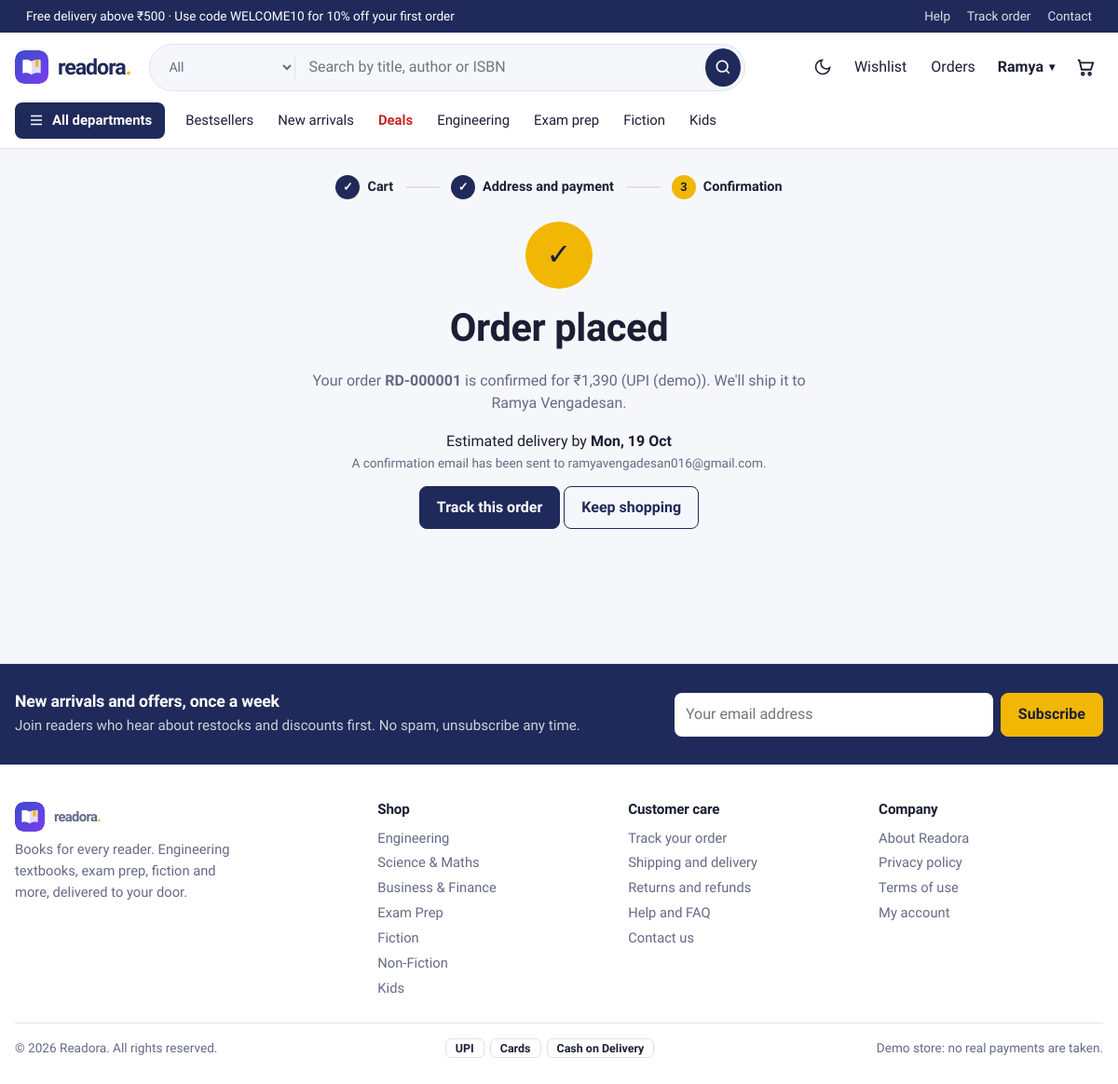
Page /orders/1/success (signed in) on the committed database.
### tables this page shows
CREATE TABLE users (
    id            INTEGER PRIMARY KEY AUTOINCREMENT,
    fullname      TEXT NOT NULL,
    username      TEXT NOT NULL UNIQUE COLLATE NOCASE,
    email         TEXT NOT NULL UNIQUE COLLATE NOCASE,
    password      TEXT NOT NULL,
    phone         TEXT,
    is_admin      INTEGER NOT NULL DEFAULT 0,
    created_at    TEXT NOT NULL DEFAULT CURRENT_TIMESTAMP
);

CREATE TABLE orders (
    id              INTEGER PRIMARY KEY AUTOINCREMENT,
    user_id         INTEGER NOT NULL REFERENCES users(id),
    status          TEXT NOT NULL DEFAULT 'Pending',
    payment_method  TEXT NOT NULL,
    payment_status  TEXT NOT NULL DEFAULT 'Pending',
    subtotal        REAL NOT NULL,
    discount        REAL NOT NULL DEFAULT 0,
    shipping_fee    REAL NOT NULL DEFAULT 0,
    total           REAL NOT NULL,
    coupon_code     TEXT,
    ship_name       TEXT NOT NULL,
    ship_phone      TEXT NOT NULL,
    ship_address    TEXT NOT NULL,
    created_at      TEXT NOT NULL DEFAULT CURRENT_TIMESTAMP
);

CREATE TABLE categories (
    id          INTEGER PRIMARY KEY AUTOINCREMENT,
    slug        TEXT NOT NULL UNIQUE,
    name        TEXT NOT NULL,
    group_name  TEXT NOT NULL DEFAULT 'More',   -- shown as a column in the departments menu
    sort_order  INTEGER NOT NULL DEFAULT 0
);

### bookstore/routes/orders.py (the view)
@bp.route("/orders/<int:order_id>/success")
@login_required
def success(order_id):
    o = _get_order(order_id)
    return render_template("order_success.html", o=o, eta=_order_eta(o))

### bookstore/db.py (called while the page is built)
def get_db():
    if "db" not in g:
        g.db = sqlite3.connect(current_app.config["DATABASE"])
        g.db.row_factory = sqlite3.Row
        g.db.execute("PRAGMA foreign_keys = ON")
    return g.db

def query(sql, args=(), one=False):
    cur = get_db().execute(sql, args)
    rows = cur.fetchall()
    cur.close()
    return (rows[0] if rows else None) if one else rows

### bookstore/routes/orders.py (called while the page is built)
def _get_order(order_id):
    o = query("SELECT * FROM orders WHERE id=?", (order_id,), one=True)
    if o is None or (o["user_id"] != g.user["id"] and not g.user["is_admin"]):
        abort(404)
    return o

def _order_eta(o):
    m = re.search(r"\b(\d{6})\s*$", o["ship_address"])
    placed = datetime.strptime(o["created_at"], "%Y-%m-%d %H:%M:%S").date()
    return delivery_info(m.group(1), start=placed) if m else None

### bookstore/utils.py (called while the page is built)
def csrf_token():
    if "_csrf" not in session:
        session["_csrf"] = secrets.token_urlsafe(32)
    return session["_csrf"]

def check_csrf():
    if request.method in ("POST", "PUT", "PATCH", "DELETE"):
        sent = request.form.get("_csrf") or request.headers.get("X-CSRF-Token")
        if not sent or not secrets.compare_digest(sent, session.get("_csrf", "")):
            abort(400, "Invalid or missing CSRF token. Please reload the page and try again.")

def load_user():
    uid = session.get("user_id")
    g.user = query("SELECT * FROM users WHERE id = ?", (uid,), one=True) if uid else None
    if uid and g.user is None:
        session.clear()

def login_required(view):
    @wraps(view)
    def wrapped(*a, **kw):
        if g.user is None:
            if wants_json():
                return jsonify(ok=False, message="Please log in first.", login=True), 401
            flash("Please log in to continue.", "info")
            return redirect(url_for("auth.login", next=request.full_path.rstrip("?")))
        return view(*a, **kw)
    return wrapped

def money(v):
    v = float(v or 0)
    return f"₹{v:,.0f}" if v == int(v) else f"₹{v:,.2f}"

def order_ref(order_id):
    return f"{current_app.config['ORDER_PREFIX']}-{int(order_id):06d}"

def delivery_info(pincode, start=None):
    pin = (pincode or "").strip()
    if not re.fullmatch(r"[1-9]\d{5}", pin):
        return None
    days = 2 + (int(pin[0]) * 7) % 4
    d = (start or date.today()) + timedelta(days=days)
    while d.weekday() == 6:
        d += timedelta(days=1)
    return {"pincode": pin, "days": days, "date": d, "label": d.strftime("%a, %d %b")}

### bookstore/templates/order_success.html (shortened to what this page needs)
{% extends 'base.html' %}
{% block content %}
<ol class="stepper" aria-label="Checkout progress"><li class="done">Cart</li><li class="done">Address and payment</li><li class="now">Confirmation</li></ol>
<div class="success-box">
  <div class="tick" aria-hidden="true">✓</div>
  <h1>Order placed</h1>
  <p class="muted">Your order <b>{{ order_ref(o.id) }}</b> is confirmed for {{ o.total|money }} ({{ o.payment_method }}). We'll ship it to {{ o.ship_name }}.</p>
  {% if eta %}<p class="eta">Estimated delivery by <b>{{ eta.label }}</b></p>{% endif %}
  <p class="small muted">A confirmation email has been sent to {{ g.user.email }}.</p>
  <p><a class="btn" href="{{ url_for('orders.detail', order_id=o.id) }}">Track this order</a>
     <a class="btn btn-ghost" href="{{ url_for('shop.catalogue') }}">Keep shopping</a></p>
</div>
{% endblock %}

### bookstore/templates/base.html (shortened to what this page needs)
<!doctype html>
<html lang="en">
<head>
  <link rel="stylesheet" href="{{ url_for('static', filename='css/style.css') }}">
</head>
<body class="{{ 'is-admin' if current_endpoint and current_endpoint.startswith('admin.') }}">
<div class="strip">
  <div class="wrap strip-in">
    <span>Free delivery above {{ free_above|float|money }}{% if store.announcement %} · {{ store.announcement }}{% endif %}</span>
    <span class="strip-links"><a href="{{ url_for('shop.info', slug='faq') }}">Help</a><a href="{{ url_for('orders.history') }}">Track order</a><a href="{{ url_for('shop.contact') }}">Contact</a></span>
  </div>
</div>
<header class="site-header">
  <div class="wrap bar">
    <a class="logo" href="{{ url_for('shop.home') }}" aria-label="{{ brand.name }} home">
      <img class="logo-img" src="{{ url_for('static', filename='img/mark.svg') }}" width="36" height="36" alt="">
      <span class="wordmark">{{ brand.name|lower }}<b>.</b></span>
    </a>
    <form class="search" action="{{ url_for('shop.catalogue') }}" role="search" autocomplete="off">
      <select name="category" aria-label="Search in department">
        <option value="">All</option>
      </select>
      <input type="search" name="q" value="{{ request.args.get('q', '') }}" placeholder="Search by title, author or ISBN" aria-label="Search books" id="search-input">
      <button aria-label="Search"><svg viewBox="0 0 24 24" width="20" height="20" fill="none" stroke="currentColor" stroke-width="2"><circle cx="11" cy="11" r="7"/><path d="m20 20-3.500-3.500"/></svg></button>
    </form>
    <nav class="actions" aria-label="Account">
      <button class="icon-btn" id="theme-toggle" type="button" aria-label="Switch light or dark theme">
        <svg viewBox="0 0 24 24" width="20" height="20" fill="none" stroke="currentColor" stroke-width="2"><path d="M21 12.800A9 9 0 1 1 11.200 3a7 7 0 0 0 9.800 9.800z"/></svg>
      </button>
      {% if g.user %}
        <a class="icon-link" href="{{ url_for('shop.wishlist') }}">Wishlist</a>
        <a class="icon-link" href="{{ url_for('orders.history') }}">Orders</a>
        <div class="menu">
          <button class="menu-btn" type="button" aria-haspopup="true" aria-expanded="false">{{ g.user.fullname.split()[0] }}</button>
        </div>
      {% else %}
        <a class="icon-link" href="{{ url_for('auth.login') }}">Log in</a>
        <a class="btn btn-sm" href="{{ url_for('auth.register') }}">Sign up</a>
      {% endif %}
      <a class="cart-link" href="{{ url_for('cart.view') }}" aria-label="Cart, {{ cart_count }} items">
        <svg viewBox="0 0 24 24" width="22" height="22" fill="none" stroke="currentColor" stroke-width="2"><path d="M3 4h2l2.600 11h10.800L21 7H6.200"/><circle cx="9" cy="20" r="1.500"/><circle cx="17" cy="20" r="1.500"/></svg>
      </a>
    </nav>
  </div>
  <nav class="wrap mainnav" aria-label="Departments">
    <div class="mega">
      <button class="mega-btn" type="button" aria-expanded="false" aria-controls="mega-panel">
        <svg viewBox="0 0 24 24" width="18" height="18" fill="none" stroke="currentColor" stroke-width="2"><path d="M4 6h16M4 12h16M4 18h16"/></svg> All departments
      </button>
    </div>
    <a href="{{ url_for('shop.bestsellers') }}">Bestsellers</a>
    <a href="{{ url_for('shop.new_arrivals') }}">New arrivals</a>
    <a href="{{ url_for('shop.deals') }}" class="hot">Deals</a>
    <a href="{{ url_for('shop.catalogue', group='Engineering') }}">Engineering</a>
    <a href="{{ url_for('shop.catalogue', category='exams') }}">Exam prep</a>
    <a href="{{ url_for('shop.catalogue', group='Fiction') }}">Fiction</a>
    <a href="{{ url_for('shop.catalogue', group='Kids') }}">Kids</a>
  </nav>
</header>
<main id="main" class="wrap">{% block content %}{% endblock %}</main>
<footer class="site-footer">
  <div class="news">
    <div class="wrap news-in">
      <div><h3>New arrivals and offers, once a week</h3><p class="muted">Join readers who hear about restocks and discounts first. No spam, unsubscribe any time.</p></div>
      <form method="post" action="{{ url_for('shop.newsletter') }}" data-ajax-newsletter class="news-form">
        <input type="email" name="email" placeholder="Your email address" aria-label="Email address" required>
        <button class="btn btn-hl">Subscribe</button>
      </form>
    </div>
  </div>
  <div class="wrap foot">
    <div class="foot-brand">
      <div class="logo"><img class="logo-img" src="{{ url_for('static', filename='img/mark.svg') }}" width="32" height="32" alt=""><span class="wordmark">{{ brand.name|lower }}<b>.</b></span></div>
      <p class="muted">{{ brand.tagline }}. Engineering textbooks, exam prep, fiction and more, delivered to your door.</p>
    </div>
    <div><h4>Shop</h4>{% for group in nav_groups %}<a href="{{ url_for('shop.catalogue', group=group) }}">{{ group }}</a>{% endfor %}</div>
    <div><h4>Customer care</h4>
      <a href="{{ url_for('orders.history') }}">Track your order</a>
      <a href="{{ url_for('shop.info', slug='shipping') }}">Shipping and delivery</a>
      <a href="{{ url_for('shop.info', slug='returns-policy') }}">Returns and refunds</a>
      <a href="{{ url_for('shop.info', slug='faq') }}">Help and FAQ</a>
      <a href="{{ url_for('shop.contact') }}">Contact us</a></div>
    <div><h4>Company</h4>
      <a href="{{ url_for('shop.info', slug='about') }}">About {{ brand.name }}</a>
      <a href="{{ url_for('shop.info', slug='privacy') }}">Privacy policy</a>
      <a href="{{ url_for('shop.info', slug='terms') }}">Terms of use</a>
      <a href="{{ url_for('auth.account') }}">My account</a></div>
  </div>
  <div class="wrap foot-bottom">
    <span>© {{ year }} {{ brand.name }}. All rights reserved.</span>
    <span class="pay"><i>UPI</i><i>Cards</i><i>Cash on Delivery</i></span>
    <span class="muted">Demo store: no real payments are taken.</span>
  </div>
</footer>
</body>
</html>

### rows in the picture
users: user.fullname "Ramya", user.email "ramyavengadesan016@gmail.com"
orders: id "RD-000001", total "₹1,390", payment_method "UPI (demo)", ship_name "Ramya Vengadesan"
categories: group_name "Engineering"
categories: group_name "Science & Maths"
categories: group_name "Business & Finance"
categories: group_name "Exam Prep"
categories: group_name "Fiction"
categories: group_name "Non-Fiction"
categories: group_name "Kids"

### other values in the picture
{{ free_above|float|money }} "₹500"
{{ store.announcement }} "Use code WELCOME10 for 10% off your first order"
{{ brand.name|lower }} "readora"
{{ eta.label }} "Mon, 19 Oct"
{{ brand.tagline }} "Books for every reader"
{{ brand.name }} "Readora"
